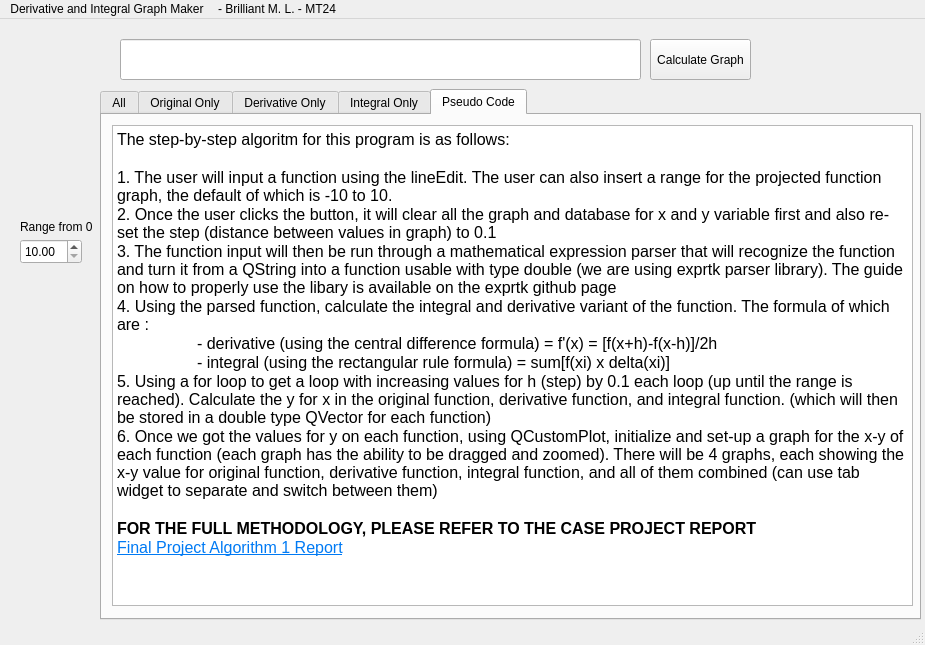
<?xml version="1.0" encoding="UTF-8"?>
<ui version="4.0">
 <class>MainWindow</class>
 <widget class="QMainWindow" name="MainWindow">
  <property name="geometry">
   <rect>
    <x>0</x>
    <y>0</y>
    <width>925</width>
    <height>645</height>
   </rect>
  </property>
  <property name="windowTitle">
   <string>Graph Maker - Brilliant M.L - MT24</string>
  </property>
  <widget class="QWidget" name="centralwidget">
   <widget class="QPushButton" name="plotButton">
    <property name="geometry">
     <rect>
      <x>650</x>
      <y>20</y>
      <width>101</width>
      <height>41</height>
     </rect>
    </property>
    <property name="text">
     <string>Calculate Graph</string>
    </property>
   </widget>
   <widget class="QLineEdit" name="functionInput">
    <property name="geometry">
     <rect>
      <x>120</x>
      <y>20</y>
      <width>521</width>
      <height>41</height>
     </rect>
    </property>
   </widget>
   <widget class="QDoubleSpinBox" name="rangeSpin">
    <property name="geometry">
     <rect>
      <x>20</x>
      <y>220</y>
      <width>62</width>
      <height>25</height>
     </rect>
    </property>
    <property name="minimum">
     <double>10.000000000000000</double>
    </property>
   </widget>
   <widget class="QLabel" name="label">
    <property name="geometry">
     <rect>
      <x>20</x>
      <y>200</y>
      <width>91</width>
      <height>16</height>
     </rect>
    </property>
    <property name="text">
     <string>Range from 0</string>
    </property>
   </widget>
   <widget class="QTabWidget" name="tabWidget">
    <property name="geometry">
     <rect>
      <x>100</x>
      <y>70</y>
      <width>821</width>
      <height>531</height>
     </rect>
    </property>
    <property name="currentIndex">
     <number>4</number>
    </property>
    <widget class="QWidget" name="tab">
     <attribute name="title">
      <string>All</string>
     </attribute>
     <widget class="QCustomPlot" name="allGraph" native="true">
      <property name="geometry">
       <rect>
        <x>10</x>
        <y>10</y>
        <width>791</width>
        <height>481</height>
       </rect>
      </property>
     </widget>
    </widget>
    <widget class="QWidget" name="tab_2">
     <attribute name="title">
      <string>Original Only</string>
     </attribute>
     <widget class="QCustomPlot" name="orgGraph" native="true">
      <property name="geometry">
       <rect>
        <x>10</x>
        <y>10</y>
        <width>791</width>
        <height>481</height>
       </rect>
      </property>
     </widget>
    </widget>
    <widget class="QWidget" name="tab_3">
     <attribute name="title">
      <string>Derivative Only</string>
     </attribute>
     <widget class="QCustomPlot" name="derGraph" native="true">
      <property name="geometry">
       <rect>
        <x>10</x>
        <y>10</y>
        <width>791</width>
        <height>481</height>
       </rect>
      </property>
     </widget>
    </widget>
    <widget class="QWidget" name="tab_4">
     <attribute name="title">
      <string>Integral Only</string>
     </attribute>
     <widget class="QCustomPlot" name="intGraph" native="true">
      <property name="geometry">
       <rect>
        <x>10</x>
        <y>10</y>
        <width>791</width>
        <height>481</height>
       </rect>
      </property>
     </widget>
    </widget>
    <widget class="QWidget" name="tab_5">
     <attribute name="title">
      <string>Pseudo Code</string>
     </attribute>
     <widget class="QTextBrowser" name="textBrowser">
      <property name="geometry">
       <rect>
        <x>10</x>
        <y>10</y>
        <width>801</width>
        <height>481</height>
       </rect>
      </property>
      <property name="html">
       <string>&lt;!DOCTYPE HTML PUBLIC &quot;-//W3C//DTD HTML 4.0//EN&quot; &quot;http://www.w3.org/TR/REC-html40/strict.dtd&quot;&gt;
&lt;html&gt;&lt;head&gt;&lt;meta name=&quot;qrichtext&quot; content=&quot;1&quot; /&gt;&lt;meta charset=&quot;utf-8&quot; /&gt;&lt;style type=&quot;text/css&quot;&gt;
p, li { white-space: pre-wrap; }
hr { height: 1px; border-width: 0; }
li.unchecked::marker { content: &quot;\2610&quot;; }
li.checked::marker { content: &quot;\2612&quot;; }
&lt;/style&gt;&lt;/head&gt;&lt;body style=&quot; font-family:'Segoe UI'; font-size:9pt; font-weight:400; font-style:normal;&quot;&gt;
&lt;p style=&quot; margin-top:0px; margin-bottom:0px; margin-left:0px; margin-right:0px; -qt-block-indent:0; text-indent:0px;&quot;&gt;&lt;span style=&quot; font-size:12pt;&quot;&gt;The step-by-step algoritm for this program is as follows:&lt;/span&gt;&lt;/p&gt;
&lt;p style=&quot;-qt-paragraph-type:empty; margin-top:0px; margin-bottom:0px; margin-left:0px; margin-right:0px; -qt-block-indent:0; text-indent:0px; font-size:12pt;&quot;&gt;&lt;br /&gt;&lt;/p&gt;
&lt;p style=&quot; margin-top:0px; margin-bottom:0px; margin-left:0px; margin-right:0px; -qt-block-indent:0; text-indent:0px;&quot;&gt;&lt;span style=&quot; font-size:12pt;&quot;&gt;1. The user will input a function using the lineEdit. The user can also insert a range for the projected function graph, the default of which is -10 to 10.&lt;/span&gt;&lt;/p&gt;
&lt;p style=&quot; margin-top:0px; margin-bottom:0px; margin-left:0px; margin-right:0px; -qt-block-indent:0; text-indent:0px;&quot;&gt;&lt;span style=&quot; font-size:12pt;&quot;&gt;2. Once the user clicks the button, it will clear all the graph and database for x and y variable first and also re-set the step (distance between values in graph) to 0.1&lt;/span&gt;&lt;/p&gt;
&lt;p style=&quot; margin-top:0px; margin-bottom:0px; margin-left:0px; margin-right:0px; -qt-block-indent:0; text-indent:0px;&quot;&gt;&lt;span style=&quot; font-size:12pt;&quot;&gt;3. The function input will then be run through a mathematical expression parser that will recognize the function and turn it from a QString into a function usable with type double (we are using exprtk parser library). The guide on how to properly use the libary is available on the exprtk github page&lt;/span&gt;&lt;/p&gt;
&lt;p style=&quot; margin-top:0px; margin-bottom:0px; margin-left:0px; margin-right:0px; -qt-block-indent:0; text-indent:0px;&quot;&gt;&lt;span style=&quot; font-size:12pt;&quot;&gt;4. Using the parsed function, calculate the integral and derivative variant of the function. The formula of which are : &lt;/span&gt;&lt;/p&gt;
&lt;p style=&quot; margin-top:0px; margin-bottom:0px; margin-left:0px; margin-right:0px; -qt-block-indent:0; text-indent:0px;&quot;&gt;&lt;span style=&quot; font-size:12pt;&quot;&gt;	- derivative (using the central difference formula) = f'(x) = [f(x+h)-f(x-h)]/2h&lt;/span&gt;&lt;/p&gt;
&lt;p style=&quot; margin-top:0px; margin-bottom:0px; margin-left:0px; margin-right:0px; -qt-block-indent:0; text-indent:0px;&quot;&gt;&lt;span style=&quot; font-size:12pt;&quot;&gt;	- integral (using the rectangular rule formula) = sum[f(xi) x delta(xi)]&lt;/span&gt;&lt;/p&gt;
&lt;p style=&quot; margin-top:0px; margin-bottom:0px; margin-left:0px; margin-right:0px; -qt-block-indent:0; text-indent:0px;&quot;&gt;&lt;span style=&quot; font-size:12pt;&quot;&gt;5. Using a for loop to get a loop with increasing values for h (step) by 0.1 each loop (up until the range is reached). Calculate the y for x in the original function, derivative function, and integral function. (which will then be stored in a double type QVector for each function)&lt;/span&gt;&lt;/p&gt;
&lt;p style=&quot; margin-top:0px; margin-bottom:0px; margin-left:0px; margin-right:0px; -qt-block-indent:0; text-indent:0px;&quot;&gt;&lt;span style=&quot; font-size:12pt;&quot;&gt;6. Once we got the values for y on each function, using QCustomPlot, initialize and set-up a graph for the x-y of each function (each graph has the ability to be dragged and zoomed). There will be 4 graphs, each showing the x-y value for original function, derivative function, integral function, and all of them combined (can use tab widget to separate and switch between them)&lt;/span&gt;&lt;/p&gt;
&lt;p style=&quot;-qt-paragraph-type:empty; margin-top:0px; margin-bottom:0px; margin-left:0px; margin-right:0px; -qt-block-indent:0; text-indent:0px; font-size:12pt;&quot;&gt;&lt;br /&gt;&lt;/p&gt;
&lt;p style=&quot; margin-top:0px; margin-bottom:0px; margin-left:0px; margin-right:0px; -qt-block-indent:0; text-indent:0px;&quot;&gt;&lt;span style=&quot; font-size:12pt; font-weight:700;&quot;&gt;FOR THE FULL METHODOLOGY, PLEASE REFER TO THE CASE PROJECT REPORT&lt;/span&gt;&lt;/p&gt;
&lt;p style=&quot; margin-top:0px; margin-bottom:0px; margin-left:0px; margin-right:0px; -qt-block-indent:0; text-indent:0px;&quot;&gt;&lt;a href=&quot;https://docs.google.com/document/d/1sPrsx3NYeseknPY3uZ4r375B-vhXx1f_2FqHSO0FUag/edit?usp=sharing&quot;&gt;&lt;span style=&quot; font-size:12pt; text-decoration: underline; color:#007af4;&quot;&gt;Final Project Algorithm 1 Report&lt;/span&gt;&lt;/a&gt;&lt;/p&gt;&lt;/body&gt;&lt;/html&gt;</string>
      </property>
     </widget>
    </widget>
   </widget>
  </widget>
  <widget class="QMenuBar" name="menubar">
   <property name="geometry">
    <rect>
     <x>0</x>
     <y>0</y>
     <width>925</width>
     <height>21</height>
    </rect>
   </property>
   <widget class="QMenu" name="menuDerivative_and_Integral_Graph_Maker">
    <property name="title">
     <string>Derivative and Integral Graph Maker</string>
    </property>
   </widget>
   <widget class="QMenu" name="menu_Brilliant_M_L_MT24">
    <property name="title">
     <string>- Brilliant M. L. - MT24</string>
    </property>
   </widget>
   <addaction name="menuDerivative_and_Integral_Graph_Maker"/>
   <addaction name="menu_Brilliant_M_L_MT24"/>
  </widget>
  <widget class="QStatusBar" name="statusbar"/>
 </widget>
 <customwidgets>
  <customwidget>
   <class>QCustomPlot</class>
   <extends>QWidget</extends>
   <header>qcustomplot.h</header>
   <container>1</container>
  </customwidget>
 </customwidgets>
 <resources/>
 <connections/>
</ui>
